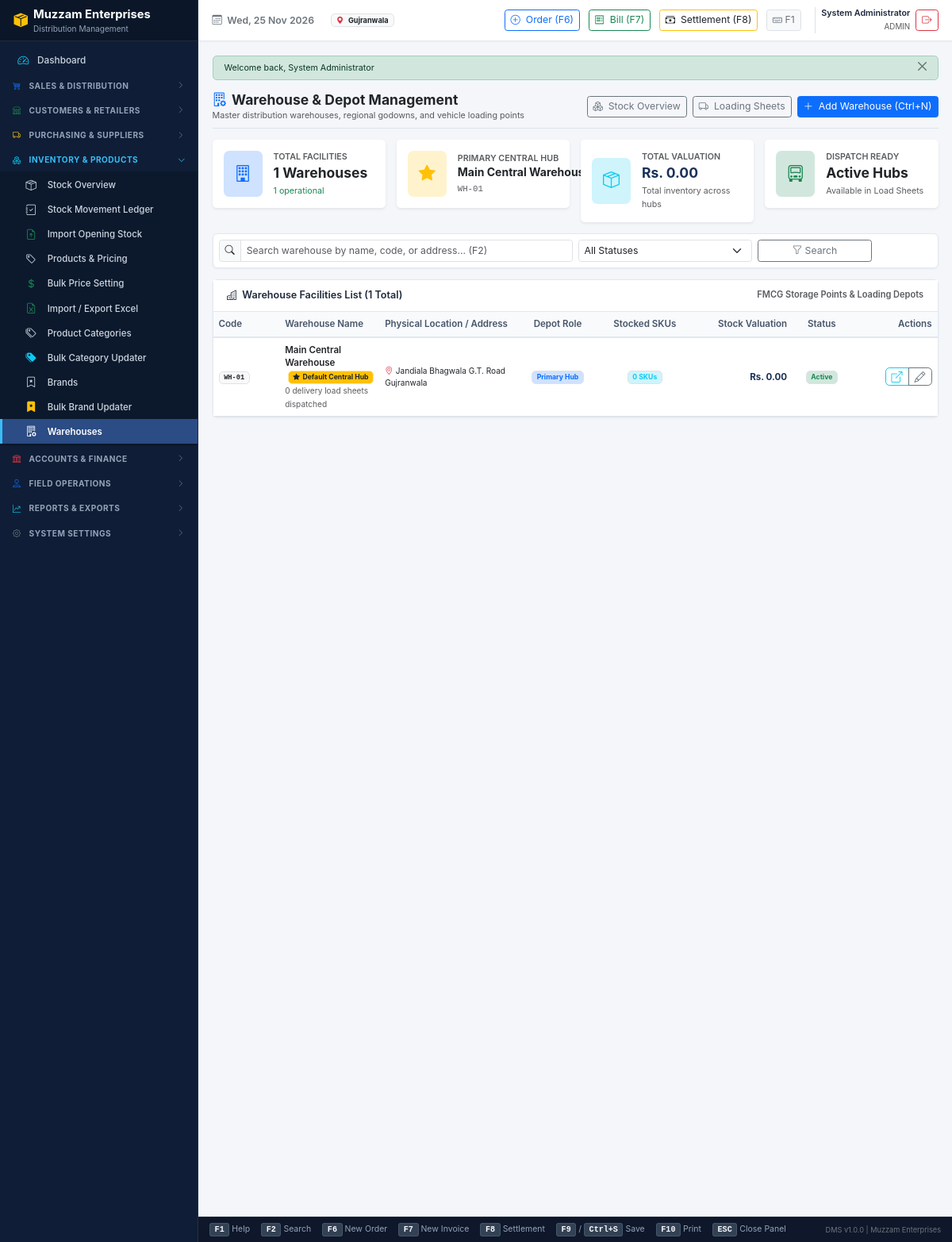
Screenshot of /modules/warehouses/index.php (signed in) with the database file from the repository.
### tables this page shows
CREATE TABLE `settings` (
  `id` INT UNSIGNED NOT NULL AUTO_INCREMENT,
  `setting_group` VARCHAR(50) NOT NULL DEFAULT 'general',
  `setting_key` VARCHAR(100) NOT NULL UNIQUE,
  `setting_value` TEXT DEFAULT NULL,
  `data_type` ENUM('string', 'number', 'boolean', 'json') NOT NULL DEFAULT 'string',
  `description` VARCHAR(255) DEFAULT NULL,
  `updated_at` DATETIME NOT NULL DEFAULT CURRENT_TIMESTAMP ON UPDATE CURRENT_TIMESTAMP,
  PRIMARY KEY (`id`),
  INDEX `idx_settings_group` (`setting_group`)
);

CREATE TABLE `warehouses` (
  `id` INT UNSIGNED NOT NULL AUTO_INCREMENT,
  `warehouse_code` VARCHAR(20) NOT NULL UNIQUE,
  `warehouse_name` VARCHAR(100) NOT NULL,
  `location` VARCHAR(255) DEFAULT NULL,
  `is_primary` TINYINT(1) NOT NULL DEFAULT 0,
  `is_active` TINYINT(1) NOT NULL DEFAULT 1,
  `is_deleted` TINYINT(1) NOT NULL DEFAULT 0,
  `created_at` DATETIME NOT NULL DEFAULT CURRENT_TIMESTAMP,
  `updated_at` DATETIME NOT NULL DEFAULT CURRENT_TIMESTAMP ON UPDATE CURRENT_TIMESTAMP,
  PRIMARY KEY (`id`)
);

### modules/warehouses/index.php (the view, shortened to what the rows shown need)
<?php
$sql = "
    SELECT
        w.*,
        (SELECT COUNT(DISTINCT sb.product_id) FROM stock_balances sb WHERE sb.warehouse_id = w.id AND sb.total_qty > 0) as stocked_products_count,
        (SELECT COALESCE(SUM(sb.total_value), 0) FROM stock_balances sb WHERE sb.warehouse_id = w.id) as total_stock_value,
        (SELECT COUNT(*) FROM load_sheets ls WHERE ls.warehouse_id = w.id) as total_load_sheets
    FROM warehouses w
    WHERE w.is_deleted = 0
";
$params = [];
$sql .= " ORDER BY w.is_primary DESC, w.warehouse_name ASC";
$warehouses = db_fetch_all($sql, $params);
$primaryWarehouse = null;
foreach ($warehouses as $wh) {
    if ($wh['is_primary']) $primaryWarehouse = $wh;
}
require_once INCLUDES_PATH . '/header.php';
require_once INCLUDES_PATH . '/topbar.php';
?>
<div class="row g-3 mb-3">
    <div class="col-sm-6 col-xl-3">
        <div class="card border-0 shadow-sm p-3">
            <div class="d-flex align-items-center">
                <div>
                    <div class="text-muted small text-uppercase fw-semibold">Primary Central Hub</div>
                    <div class="fs-6 fw-bold text-dark text-truncate" style="max-width: 170px;" title="<?= e($primaryWarehouse['warehouse_name'] ?? 'Not Assigned') ?>">
                        <?= e($primaryWarehouse['warehouse_name'] ?? 'None') ?>
                    </div>
                    <small class="text-muted font-monospace"><?= e($primaryWarehouse['warehouse_code'] ?? 'N/A') ?></small>
                </div>
            </div>
        </div>
    </div>
</div>
<div class="card-dms">
    <div class="table-responsive">
        <table class="table table-compact mb-0 align-middle">
            <thead>
                <tr>
                    <th style="width: 110px;">Code</th>
                    <th>Warehouse Name</th>
                    <th>Physical Location / Address</th>
                    <th class="text-center" style="width: 140px;">Depot Role</th>
                    <th class="text-center" style="width: 120px;">Stocked SKUs</th>
                    <th class="text-end" style="width: 160px;">Stock Valuation</th>
                    <th class="text-center" style="width: 90px;">Status</th>
                    <th class="text-end" style="width: 140px;">Actions</th>
                </tr>
            </thead>
            <tbody>
                <?php if (empty($warehouses)): ?>
                    <tr>
                        <td colspan="8" class="text-center py-4 text-muted">
                            <i class="bi bi-inbox fs-4 d-block text-secondary mb-1"></i>
                            No warehouses found matching your criteria. Click "Add Warehouse" to register new facilities.
                        </td>
                    </tr>
                <?php else: ?>
                    <?php foreach ($warehouses as $w): ?>
                        <tr>
                            <td>
                                <span class="badge bg-light text-dark border font-monospace fw-bold">
                                    <?= e($w['warehouse_code']) ?>
                                </span>
                            </td>
                            <td>
                                <div class="fw-semibold text-dark">
                                    <?= e($w['warehouse_name']) ?>
                                    <?php if ($w['is_primary']): ?>
                                        <span class="badge bg-warning text-dark border border-warning-subtle ms-1" title="Primary Dispatch Hub for Orders & Deliveries">
                                            <i class="bi bi-star-fill me-1"></i>Default Central Hub
                                        </span>
                                    <?php endif; ?>
                                </div>
                                <small class="text-muted"><?= (int)$w['total_load_sheets'] ?> delivery load sheets dispatched</small>
                            </td>
                            <td>
                                <div class="text-dark small">
                                    <i class="bi bi-geo-alt me-1 text-danger"></i><?= e($w['location'] ?: 'Location not specified') ?>
                                </div>
                            </td>
                            <td class="text-center">
                                <?php if ($w['is_primary']): ?>
                                    <span class="badge bg-primary-subtle text-primary border">Primary Hub</span>
                                <?php else: ?>
                                    <span class="badge bg-light text-secondary border">Secondary Depot</span>
                                <?php endif; ?>
                            </td>
                            <td class="text-center">
                                <span class="badge bg-info-subtle text-info border">
                                    <?= (int)$w['stocked_products_count'] ?> SKUs
                                </span>
                            </td>
                            <td class="text-end fw-bold text-navy">
                                Rs. <?= number_format((float)$w['total_stock_value'], 2) ?>
                            </td>
                            <td class="text-center">
                                <span class="badge bg-<?= $w['is_active'] ? 'success' : 'secondary' ?>-subtle text-<?= $w['is_active'] ? 'success' : 'dark' ?> border">
                                    <?= $w['is_active'] ? 'Active' : 'Inactive' ?>
                                </span>
                            </td>
                            <td class="text-end">
                                <div class="btn-group btn-group-xs">
                                    <a href="<?= APP_URL ?>/modules/inventory/index.php?warehouse_id=<?= $w['id'] ?>" class="btn btn-xs btn-outline-info py-0 px-2" title="View Stock Balances">
                                        <i class="bi bi-box-arrow-up-right"></i>
                                    </a>
                                    <a href="<?= APP_URL ?>/modules/warehouses/edit.php?id=<?= $w['id'] ?>" class="btn btn-xs btn-outline-secondary py-0 px-2" title="Edit Warehouse">
                                        <i class="bi bi-pencil"></i>
                                    </a>
                                </div>
                            </td>
                        </tr>
                    <?php endforeach; ?>
                <?php endif; ?>
            </tbody>
        </table>
    </div>
</div>
<?php
require_once INCLUDES_PATH . '/footer.php';
?>

### includes/topbar.php (shortened to what the rows shown need)
<div class="dms-main">
    <header class="dms-topbar">
        <div class="dms-topbar-left">
            <span class="fw-semibold text-secondary">
                <i class="bi bi-calendar3 me-1"></i> <?= date('D, d M Y') ?>
            </span>
            <span class="badge bg-light text-dark border ms-2">
                <i class="bi bi-geo-alt-fill text-danger me-1"></i> <?= e(get_setting('city', 'Gujranwala')) ?>
            </span>
        </div>
    </header>
    <main class="dms-content">

### rows the page displays
settings: setting_value "Gujranwala"
warehouses: warehouse_name "Main Central Warehouse", warehouse_code "WH-01", is_primary 1 (drawn), total_load_sheets "0", location "Jandiala Bhagwala G.T. Road Gujranwala", stocked_products_count "0", total_stock_value "0.00", is_active "Active"

### other values shown
CLIENT_NAME "Muzzam Enterprises"
$user['full_name'] "System Administrator"
implode(', ', $user['roles'] ?? ['USER']) "ADMIN"
$msg['message'] "Welcome back, System Administrator"
$totalWarehouses "1"
$activeCount "1"
$totalSystemStockVal "0.00"
count($warehouses) "1"
APP_VERSION "1.0.0"
